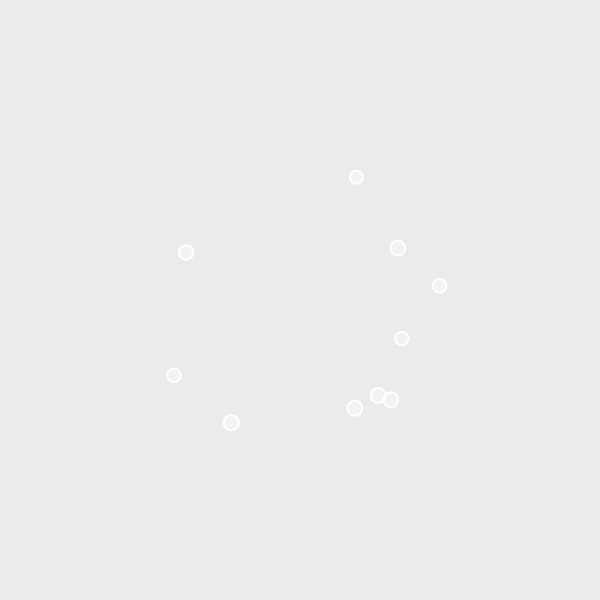
Frame 1 (no input)
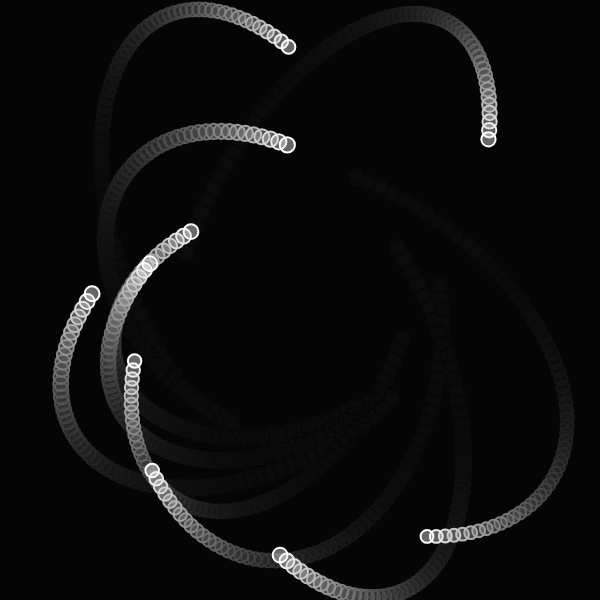
Frame 60 (no input)
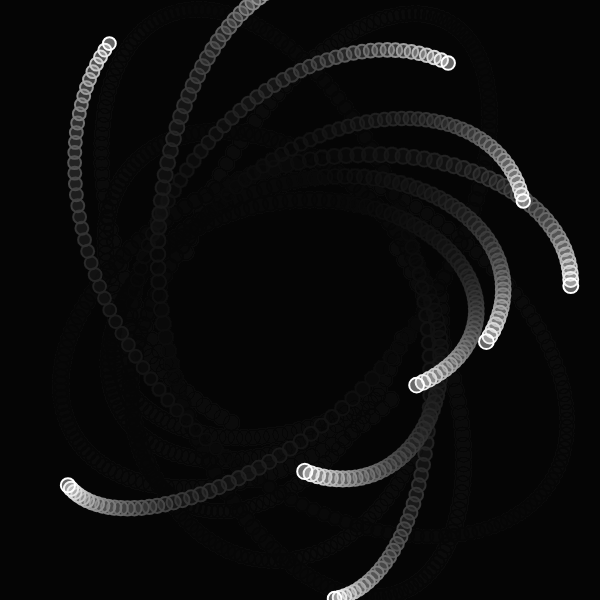
Frame 120 (the mouse pressed at the canvas centre since frame 60)

The p5.js sketch that drew these frames (run headless with seeded random() and noise() and a simulated clock; from frame 60 on, the mouse is pressed at the canvas centre):

// p5.js sketch
// ── sketch.js
let movers = [];
let sun;

function setup() {
  createCanvas(600, 600);
  sun = new Mover(createVector(0, 0), createVector(0, 0), 500);
  for (let i = 0; i < 10; i++) {
    let pos = p5.Vector.random2D();
    let velocity = pos.copy();
    velocity.setMag(random(10, 15));
    pos.setMag(random(100, 150));
    velocity.rotate(PI / 2);
    const mass = random(10, 15);
    movers[i] = new Mover(pos, velocity, mass);
  }
}

function draw() {
  background(0, 20);
  
  translate(width / 2, height / 2);
  
  for (let mover of movers) {
    sun.attract(mover);
    for (let other of movers) {
      if (mover !== other) {
        mover.attract(other);
      }
    }
  }
  
  for (let i = 0; i < movers.length; i++) {
    movers[i].step();
    movers[i].draw();
  }
  
  // sun.draw();
}
// ── mover.js
class Mover {
  constructor(pos, velocity, mass) {
    this.pos = pos;
    this.vel = velocity;
    this.acc = createVector(0, 0);
    this.mass = mass;
    this.r = sqrt(this.mass) * 2;
  }
  
  applyForce(force) {
    const f = p5.Vector.div(force, this.mass);
    this.acc.add(f);
  }
  
  attract(mover) {
    const G = 0.75;  // gravitational constant
    let force = p5.Vector.sub(this.pos, mover.pos);
    const distanceSquared = constrain(force.magSq(), 100, 1000);
    const strength = G * (this.mass * mover.mass) / distanceSquared;
    force.setMag(strength);
    mover.applyForce(force);
  }
  
  step() {
    this.vel.add(this.acc);
    this.pos.add(this.vel);
    this.acc.set(0, 0);
  }
  
  draw() {
    stroke(255);
    strokeWeight(2);
    fill(255, 100);
    ellipse(this.pos.x, this.pos.y, this.r * 2);
  }
}
